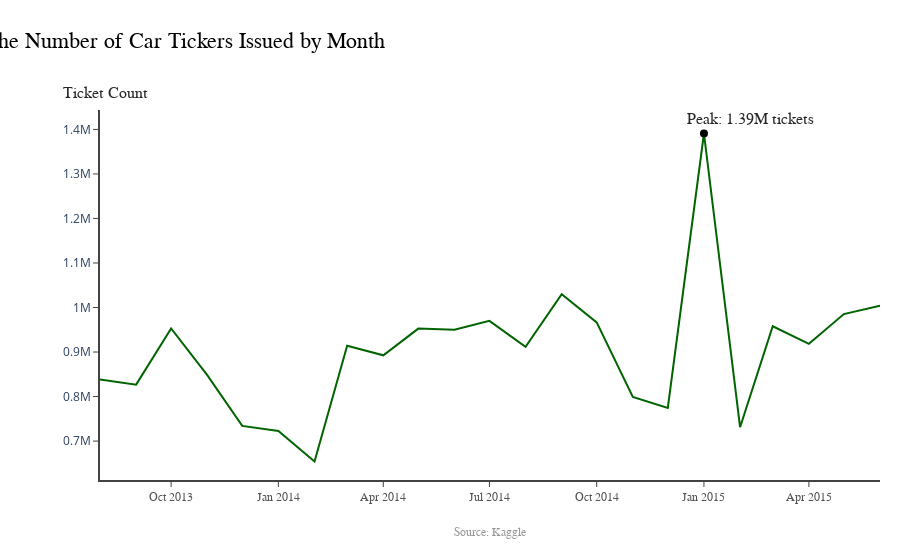

Here is the notebook cell this chart was saved with:
### Code cell
%local
title = 'The Number of Car Tickers Issued by Time'
labels = ['Ticket Count']
colors = ['rgb(67,67,67)']
# 'rgb(115,115,115)', 'rgb(49,130,189)', 'rgb(189,189,189)'
mode_size = [8, 8, 12, 8]
line_size = [2, 2, 4, 2]

x_data = [issue_ticket_count_table['Date']]
y_data = np.array([issue_ticket_count_table['Ticket Count']])

layout = Layout(
    paper_bgcolor='rgba(1,0,0,0)',
    plot_bgcolor='rgba(0,0,0,0)'
)
fig = go.Figure(layout=layout)

for i in range(0, 1):
    fig.add_trace(go.Scatter(x=x_data[i], y=y_data[i], mode='lines',
        name=labels[i],
        line=dict(color='darkgreen', width=line_size[i]),
        connectgaps=True,
    ))

    # endpoints
    fig.add_trace(go.Scatter(
        x= [x_data[i][17]],
        y= [y_data[i][17]],
        mode='markers',
        marker=dict(color='black', size=mode_size[i])
    ))

fig.update_layout(
    xaxis=dict(
        showline=True,
        showgrid=False,
        showticklabels=True,
        linecolor='rgb(67,67,67)',
        linewidth=2,
        ticks='outside',
        tickfont=dict(
            family='Arial',
            size=12,
            color='rgb(82, 82, 82)',
        ),
    ),
    yaxis=dict(
        showgrid=True,
        linecolor='rgb(67,67,67)',
        ticks='outside',
        zeroline=True,
        showline=True,
        linewidth=2,
        showticklabels=True,
    ),
    
    autosize=False,
    margin=dict(
        autoexpand=False,
        l=100,
        r=20,
        t=110,
    ),
    showlegend=True,
    plot_bgcolor='white'
)

annotations = []

# Adding labels
# for y_trace, label, color in zip(y_data, labels, colors):
#     # labeling the left_side of the plot
#     annotations.append(dict(xref='paper', x=0.05, y=y_trace[-1],
#                                   xanchor='right', yanchor='middle',
#                                   text=label.format(y_trace[0]),
#                                   font=dict(family='Arial',
#                                             size=16),
#                                   showarrow=False))
    # labeling the right_side of the plot
#     annotations.append(dict(xref='paper', x=0.95, y=y_trace[5],
#                                   xanchor='left', yanchor='middle',
#                                   text='Count'.format(y_trace[11]),
#                                   font=dict(family='Arial',
#                                             size=16),
#                                   showarrow=False))
annotations.append(dict(xref='paper', yref='paper', x=0.75, y=0.95,
                              xanchor='left', yanchor='bottom',
                              text='Peak: 1.39M tickets',
                              font=dict(family='Arial',
                                        size=16,
                                        color='rgb(37,37,37)'),
                              showarrow=False))
annotations.append(dict(xref='paper', yref='paper', x=-0.05, y=1.02,
                              xanchor='left', yanchor='bottom',
                              text='Ticket Count',
                              font=dict(family='Arial',
                                        size=16,
                                        color='rgb(37,37,37)'),
                              showarrow=False))
# Title
annotations.append(dict(xref='paper', yref='paper', x=-0.15, y=1.15,
                              xanchor='left', yanchor='bottom',
                              text='The Number of Car Tickers Issued by Month',
                              font=dict(family='Arial',
                                        size=22,
                                        color='black'),
                              showarrow=False))
# Source
annotations.append(dict(xref='paper', yref='paper', x=0.5, y=-0.12,
                              xanchor='center', yanchor='top',
                              text='Source: Kaggle',
                              font=dict(family='Arial',
                                        size=12,
                                        color='rgb(150,150,150)'),
                              showarrow=False))

fig.update_layout(annotations=annotations)

fig.show()

### Figure 1 — Plotly figure (JSON) as saved in the notebook; plotly's stock layout.template omitted (floating-point values rounded to 4 significant figures)
{"data": [{"connectgaps": true, "line": {"color": "darkgreen", "width": 2}, "mode": "lines", "name": "Ticket Count", "type": "scatter", "x": ["2013-08-01T00:00:00", "2013-09-01T00:00:00", "2013-10-01T00:00:00", "2013-11-01T00:00:00", "2013-12-01T00:00:00", "2014-01-01T00:00:00", "2014-02-01T00:00:00", "2014-03-01T00:00:00", "2014-04-01T00:00:00", "2014-05-01T00:00:00", "2014-06-01T00:00:00", "2014-07-01T00:00:00", "2014-08-01T00:00:00", "2014-09-01T00:00:00", "2014-10-01T00:00:00", "2014-11-01T00:00:00", "2014-12-01T00:00:00", "2015-01-01T00:00:00", "2015-02-01T00:00:00", "2015-03-01T00:00:00", "2015-04-01T00:00:00", "2015-05-01T00:00:00", "2015-06-01T00:00:00"], "y": [838361, 826787, 952878, 848071, 734045, 722616, 654134, 913907, 892570, 952629, 950036, 969958, 911815, 1029783, 966505, 799086, 774452, 1390818, 731188, 957931, 918415, 985280, 1004149]}, {"marker": {"color": "black", "size": 8}, "mode": "markers", "type": "scatter", "x": ["2015-01-01T00:00:00"], "y": [1390818]}], "layout": {"annotations": [{"font": {"color": "rgb(37,37,37)", "family": "Arial", "size": 16}, "showarrow": false, "text": "Peak: 1.39M tickets", "x": 0.75, "xanchor": "left", "xref": "paper", "y": 0.95, "yanchor": "bottom", "yref": "paper"}, {"font": {"color": "rgb(37,37,37)", "family": "Arial", "size": 16}, "showarrow": false, "text": "Ticket Count", "x": -0.05, "xanchor": "left", "xref": "paper", "y": 1.02, "yanchor": "bottom", "yref": "paper"}, {"font": {"color": "black", "family": "Arial", "size": 22}, "showarrow": false, "text": "The Number of Car Tickers Issued by Month", "x": -0.15, "xanchor": "left", "xref": "paper", "y": 1.15, "yanchor": "bottom", "yref": "paper"}, {"font": {"color": "rgb(150,150,150)", "family": "Arial", "size": 12}, "showarrow": false, "text": "Source: Kaggle", "x": 0.5, "xanchor": "center", "xref": "paper", "y": -0.12, "yanchor": "top", "yref": "paper"}], "autosize": false, "margin": {"autoexpand": false, "l": 100, "r": 20, "t": 110}, "paper_bgcolor": "rgba(1,0,0,0)", "plot_bgcolor": "white", "showlegend": true, "xaxis": {"linecolor": "rgb(67,67,67)", "linewidth": 2, "showgrid": false, "showline": true, "showticklabels": true, "tickfont": {"color": "rgb(82, 82, 82)", "family": "Arial", "size": 12}, "ticks": "outside"}, "yaxis": {"linecolor": "rgb(67,67,67)", "linewidth": 2, "showgrid": true, "showline": true, "showticklabels": true, "ticks": "outside", "zeroline": true}}}
